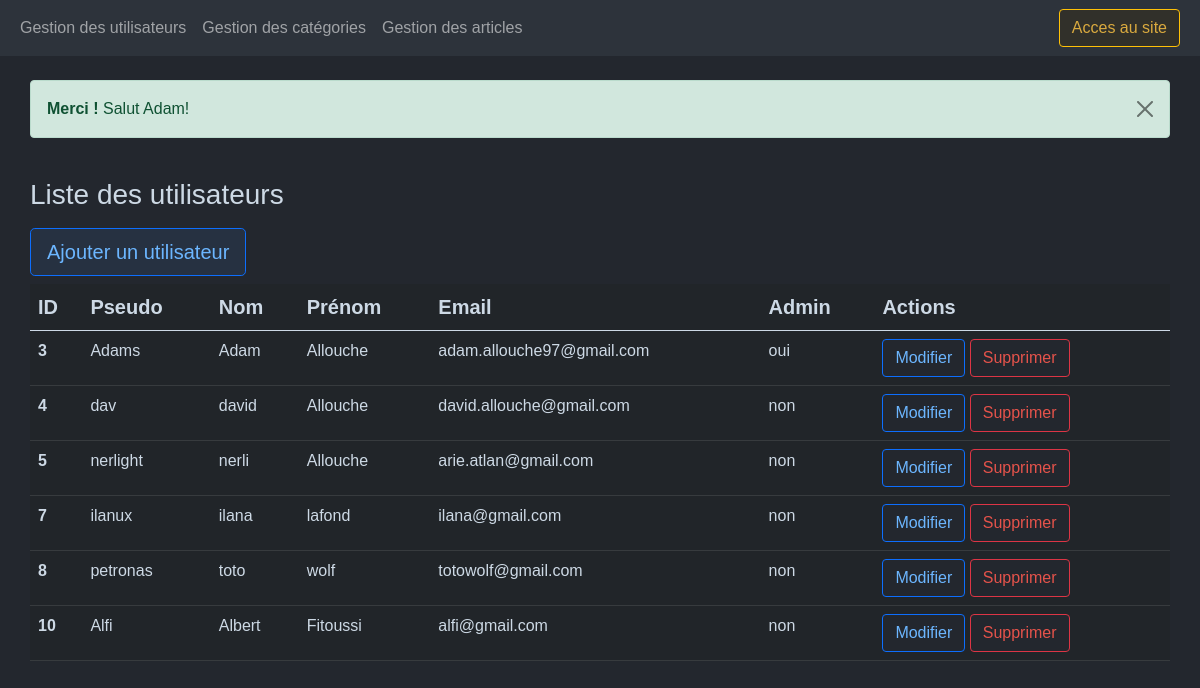
Screenshot of /admin/index.php?page=users&action=list (signed in) with the database file from the repository.
### tables this page shows
CREATE TABLE `users` (
  `id` int(11) NOT NULL,
  `username` varchar(128) NOT NULL,
  `firstname` varchar(128) NOT NULL,
  `lastname` varchar(128) NOT NULL,
  `email` varchar(256) NOT NULL,
  `password` varchar(256) NOT NULL,
  `bio` text,
  `created_at` datetime NOT NULL DEFAULT CURRENT_TIMESTAMP,
  `is_admin` tinyint(1) NOT NULL DEFAULT '0'
);

### admin/index.php (called while the page is built, shortened)
<?php
	if(isset($_GET['page'])){
		$page = $_GET['page'];
		switch ($page){
			case 'users':
				require_once('controllers/usersController.php');
				break;
		}
	}
	else {
		$page = "";
		require_once('controllers/indexController.php');
	}
	require_once('layouts/admin.php');
?>

### models/User.php (called while the page is built, shortened)
<?php
  function getAllUsers(){
    $db = $GLOBALS['db'] ;
    $query = $db->query("SELECT * FROM users");
    return 	$query->fetchAll();
  }
?>

### admin/controllers/usersController.php (called while the page is built, shortened)
<?php
  require_once ('../models/User.php');
  $action = $_GET['action'];
  if ($action == 'list') {
    $users = getAllUsers();
  }
  elseif($action == 'delete'){
    deleteUser($_GET['id']);
    $_SESSION['message'] = 'Utilisateur suprimé !';
      header('Location: index.php?page=users&action=list');
      exit;
  }
  else{
    header('Location: ../index.php?page=404');
  }
?>

### admin/views/usersListView.php (the view)
<br><h3>Liste des utilisateurs</h3>
<table class="table table-dark table-hover caption-top ">
  <caption><a class="btn btn-lg btn-outline-primary" href="index.php?page=users&action=new">Ajouter un utilisateur</a></caption>
	<thead class="sticky-top">
		<tr>
			<th>ID</th>
      <th>Pseudo</th>
			<th>Nom</th>
			<th>Prénom</th>
			<th>Email</th>
			<th>Admin</th>
			<th >Actions</th>
		</tr>
	</thead>
	<tbody>
	<?php foreach($users as $user):?>
		<tr>
			<th><?= $user['id'];?></th>
      <td><?= $user['username'];?></td>
			<td><?= $user['firstname'];?></td>
			<td><?= $user['lastname'];?></td>
			<td><?= $user['email'];?></td>
			<td>
        <?php if($user['is_admin'] == 1): ?>
          <?= "oui";?>
        <?php else: ?>
          <?= "non";?>
        <?php endif; ?>
      </td>
			<td>
				<a class="btn btn-primary" href="index.php?page=users&action=edit&id=<?=$user['id'];?>">Modifier</a>
				<a class="btn btn-danger" href="index.php?page=users&action=delete&id=<?=$user['id'];?>">Supprimer</a>
			</td>
		</tr>
	<?php endforeach;?>
	</tbody>
</table>

### assets/css/admin.css (style rules this page uses)
body { font-family: "Montserrat", sans-serif; background-color: #23272e; color: #cdd9e5 !important; }
table { color: #cdd9e5 !important; }
thead { font-size: 20px; }
tr { font-weight: 400; }
.btn-outline-primary { color: #6cb6ff !important; background-color: #263141; }
.btn-primary { color: #6cb6ff !important; background-color: #23272e; }
.btn-danger { color: #e5534b !important; background-color: #23272e; }

### rows the page displays
users: id "3", username "Adams", firstname "Adam", lastname "Allouche", email "adam.allouche97@gmail.com", is_admin "oui"
users: id "4", username "dav", firstname "david", lastname "Allouche", email "david.allouche@gmail.com", is_admin "non"
users: id "5", username "nerlight", firstname "nerli", lastname "Allouche", email "arie.atlan@gmail.com", is_admin "non"
users: id "7", username "ilanux", firstname "ilana", lastname "lafond", email "ilana@gmail.com", is_admin "non"
users: id "8", username "petronas", firstname "toto", lastname "wolf", email "totowolf@gmail.com", is_admin "non"
users: id "10", username "Alfi", firstname "Albert", lastname "Fitoussi", email "alfi@gmail.com", is_admin "non"

### other values shown
$_SESSION['message'] "Salut Adam!"
